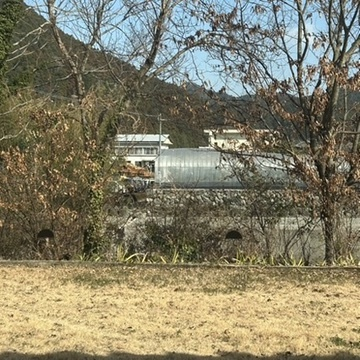
#> input picture input.jpeg, 360 x 360 px
$ python sample.py
#> lines starting #> are read from the running program, lines starting #| are printed output that depends on the picture
from PIL import Image
import numpy as np
import math

img = Image.open("input.jpeg").convert("RGBA")
arr = np.array(img)

rotation = math.radians(90)
out = np.zeros_like(arr)

h, w = arr.shape[:2]
#> h = 360; w = 360
cx = (w - 1) / 2.0
#> cx = 179.5
cy = (h - 1) / 2.0
#> cy = 179.5

c = math.cos(rotation)
s = math.sin(rotation)

for butie_y in range(h):
    for butie_x in range(w):
        arr_img_storage = arr[butie_y, butie_x]

        x = butie_x - cx
        y = butie_y - cy

        callicurated_x = c * x - s * y + cx
        callicurated_y = s * x + c * y + cy

        x2 = int(round(callicurated_x))
        y2 = int(round(callicurated_y))

        if 0 <= x2 < w and 0 <= y2 < h:
            out[y2, x2] = arr_img_storage
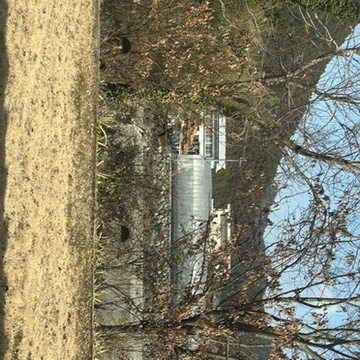
#> out: shape (360, 360, 4); mean R, G, B, A 132.4, 127.2, 103.7, 255

Image.fromarray(out).save("output.png")
